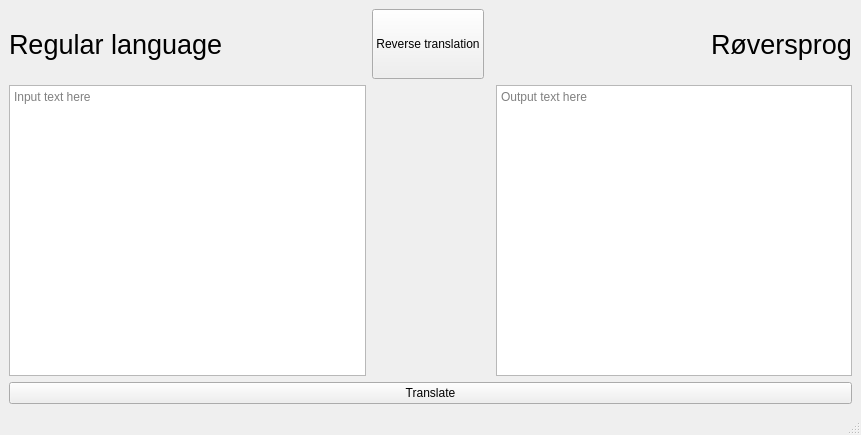
<?xml version="1.0" encoding="UTF-8"?>
<ui version="4.0">
 <class>MainWindow</class>
 <widget class="QMainWindow" name="MainWindow">
  <property name="geometry">
   <rect>
    <x>0</x>
    <y>0</y>
    <width>861</width>
    <height>435</height>
   </rect>
  </property>
  <property name="windowTitle">
   <string>Røversprogsoversætter</string>
  </property>
  <widget class="QWidget" name="centralwidget">
   <layout class="QGridLayout" name="gridLayout">
    <item row="0" column="0">
     <widget class="QLabel" name="inputLabel">
      <property name="font">
       <font>
        <pointsize>20</pointsize>
       </font>
      </property>
      <property name="text">
       <string>Regular language</string>
      </property>
     </widget>
    </item>
    <item row="1" column="0">
     <widget class="QPlainTextEdit" name="inputBox">
      <property name="placeholderText">
       <string>Input text here</string>
      </property>
     </widget>
    </item>
    <item row="2" column="0" colspan="4">
     <widget class="QPushButton" name="oversaet_knap">
      <property name="text">
       <string>Translate</string>
      </property>
     </widget>
    </item>
    <item row="0" column="3">
     <widget class="QLabel" name="outputLabel">
      <property name="font">
       <font>
        <pointsize>20</pointsize>
       </font>
      </property>
      <property name="text">
       <string>Røversprog</string>
      </property>
      <property name="alignment">
       <set>Qt::AlignmentFlag::AlignRight|Qt::AlignmentFlag::AlignTrailing|Qt::AlignmentFlag::AlignVCenter</set>
      </property>
     </widget>
    </item>
    <item row="0" column="1">
     <widget class="QPushButton" name="reverseButton">
      <property name="sizePolicy">
       <sizepolicy hsizetype="Minimum" vsizetype="Fixed">
        <horstretch>0</horstretch>
        <verstretch>0</verstretch>
       </sizepolicy>
      </property>
      <property name="minimumSize">
       <size>
        <width>0</width>
        <height>70</height>
       </size>
      </property>
      <property name="text">
       <string>Reverse translation</string>
      </property>
      <property name="checkable">
       <bool>true</bool>
      </property>
      <property name="flat">
       <bool>false</bool>
      </property>
     </widget>
    </item>
    <item row="1" column="3">
     <widget class="QPlainTextEdit" name="outputBox">
      <property name="readOnly">
       <bool>true</bool>
      </property>
      <property name="placeholderText">
       <string>Output text here</string>
      </property>
     </widget>
    </item>
   </layout>
  </widget>
  <widget class="QMenuBar" name="menubar">
   <property name="geometry">
    <rect>
     <x>0</x>
     <y>0</y>
     <width>861</width>
     <height>23</height>
    </rect>
   </property>
  </widget>
  <widget class="QStatusBar" name="statusbar"/>
 </widget>
 <resources/>
 <connections/>
</ui>
